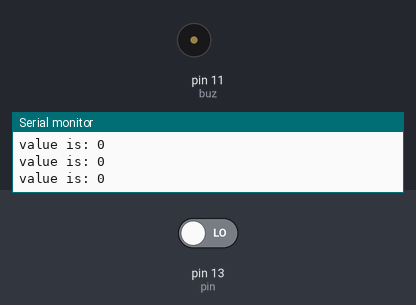
A sketch run on a simulated Arduino Uno, built with avr-gcc and run on an emulated ATmega328P. Parts: buzzer (waves = sounding, pin HIGH), the last lines printed to the serial monitor. The test bench sets the inputs (shaded band); at power-on: pin 13 (pin) LOW.

Above: at 1.8 s.
1.9 s: pin 13 (pin) driven HIGH
At 2.5 s:
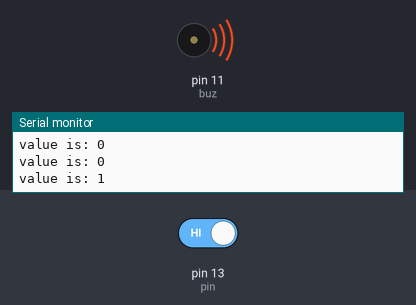
3.5 s: pin 13 (pin) driven LOW
At 4.8 s:
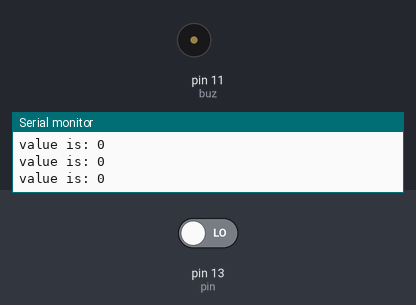
Timing chart, 0 to 6.5 s (numbered marks = the images above; inputs shaded):
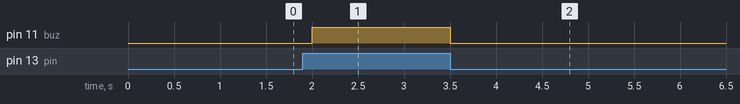

The sketch:

security_sensor.ino
```cpp
const int pin =13; // PIR signal pin
const int buz = 11;

void setup(){
  Serial.begin(9600);
  pinMode(pin,INPUT);
  pinMode(buz,OUTPUT);
}

void loop (){
  int pirvalue=digitalRead(pin);
  Serial.print("value is: ");
  Serial.println(pirvalue);

  if (pirvalue==1){

    digitalWrite(buz, HIGH);
  }
  else{
    digitalWrite(buz, LOW);
  }
  delay(500);
}
```

Measured:
- after the input at 1.9 s, pin 11 (buz): LOW → HIGH after 0.10 s
- after the input at 3.5 s, pin 11 (buz): HIGH → LOW at once
